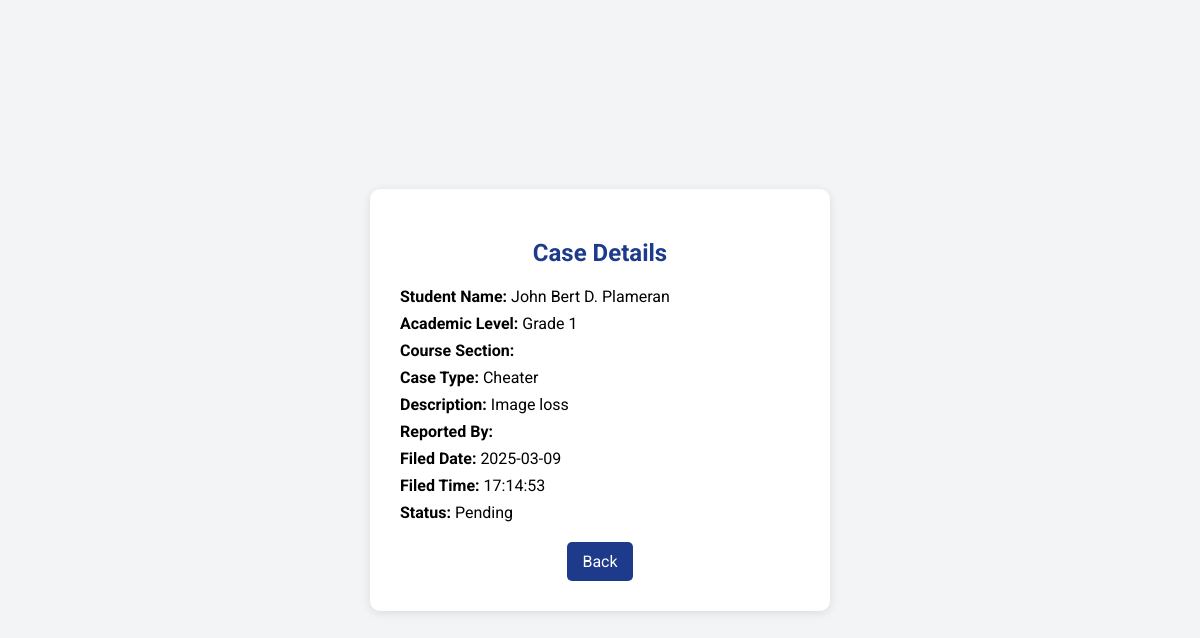
Page /HG/Reports/case.view.php?id=1 on the committed database.
### tables this page shows
CREATE TABLE `case_records` (
  `case_id` int(11) NOT NULL,
  `student_name` varchar(100) NOT NULL,
  `academic_level` varchar(50) NOT NULL,
  `grade_level` int(10) NOT NULL,
  `course_section` varchar(50) NOT NULL,
  `description` text NOT NULL,
  `case_type` varchar(100) NOT NULL,
  `reported_by` varchar(100) NOT NULL,
  `filed_date` date NOT NULL DEFAULT curdate(),
  `filed_time` time NOT NULL DEFAULT curtime(),
  `status` varchar(50) NOT NULL
);

### HG/Reports/case.view.php (the view, shortened to what this page needs)
<?php
include $_SERVER['DOCUMENT_ROOT'].'/SGRMS/Database/db_connect.php';
if (isset($_GET['id'])) {
    $case_id = $_GET['id'];
    $sql = "SELECT * FROM case_records WHERE case_id = ?";
    $stmt = $conn->prepare($sql);
    $stmt->bind_param("i", $case_id);
    $stmt->execute();
    $result = $stmt->get_result();
    $case = $result->fetch_assoc();
}
?>
<!DOCTYPE html>
<html lang="en">
<head>
    <link rel="stylesheet" href="https://cdnjs.cloudflare.com/ajax/libs/font-awesome/5.15.3/css/all.min.css">
</head>
<body>
<div class="container">
    <h2>Case Details</h2>
    <?php if ($case): ?>
        <div class="case-details">
            <p><strong>Student Name:</strong> <?php echo htmlspecialchars($case['student_name']); ?></p>
            <p><strong>Academic Level:</strong> <?php echo htmlspecialchars($case['academic_level']); ?></p>
            <p><strong>Course Section:</strong> <?php echo htmlspecialchars($case['course_section']); ?></p>
            <p><strong>Case Type:</strong> <?php echo htmlspecialchars($case['case_type']); ?></p>
            <p><strong>Description:</strong> <?php echo htmlspecialchars($case['description']); ?></p>
            <p><strong>Reported By:</strong> <?php echo htmlspecialchars($case['reported_by']); ?></p>
            <p><strong>Filed Date:</strong> <?php echo htmlspecialchars($case['filed_date']); ?></p>
            <p><strong>Filed Time:</strong> <?php echo htmlspecialchars($case['filed_time']); ?></p>
            <p><strong>Status:</strong> <?php echo htmlspecialchars($case['status']); ?></p>
        </div>
    <?php else: ?>
        <p>No case found.</p>
    <?php endif; ?>
    <a href="case.php" class="button">Back</a>
</div>
</body>
</html>

### HG/Reports/case.view.php (style rules this page uses)
body { font-family: 'Roboto', sans-serif; background-color: #f3f4f6; margin: 0; padding: 0; display: flex; justify-content: center; align-items: center; height: 100vh; }
.container { background: white; padding: 30px; border-radius: 10px; box-shadow: 0 2px 10px rgba(0,0,0,0.1); width: 400px; text-align: center; }
h2 { margin-bottom: 20px; color: #1e3a8a; }
.case-details { text-align: left; margin-bottom: 20px; }
.case-details p { margin: 8px 0; }
.button { background-color: #1e3a8a; color: white; padding: 10px 15px; border: none; cursor: pointer; border-radius: 5px; text-decoration: none; display: inline-block; }

### rows in the picture
case_records: student_name "John Bert D. Plameran", academic_level "Grade 1", case_type "Cheater", description "Image loss", filed_date "2025-03-09", filed_time "17:14:53", status "Pending"
